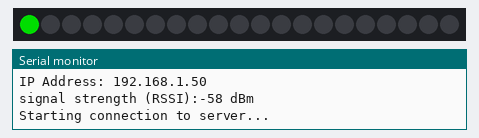
This sketch was run on a simulated Arduino MKR. Parts: 21 RGB LEDs in strip order, left to right, the last lines printed to the serial monitor. Dim RGB values are drawn brighter than linear; WiFi joins after 1.5 s; servers stay silent unless stated.

Above: at 11.6 s.
At 14.1 s:
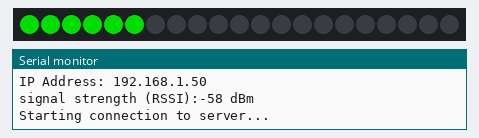
At 16.6 s:
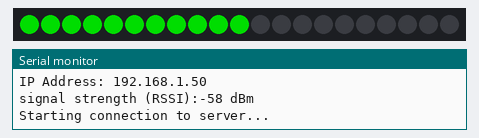
At 19.1 s:
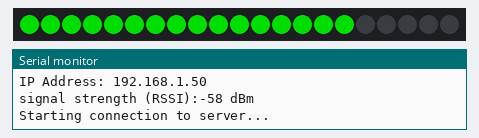
At 21.6 s:
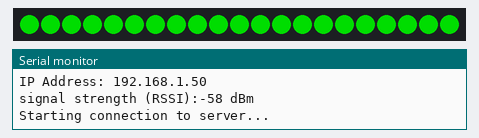
At 39.1 s:
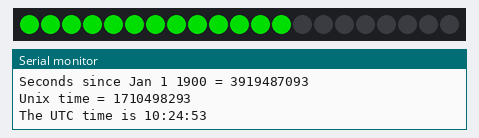

Measured:
- what the display in image 4 shows lasts 11.5 s, from 21.5 s to 33.0 s

The sketch:

ntpclient.ino
```cpp
/*

 Udp NTP Client

 Get the time from a Network Time Protocol (NTP) time server

 Demonstrates use of UDP sendPacket and ReceivePacket

 For more on NTP time servers and the messages needed to communicate with them,

 see http://en.wikipedia.org/wiki/Network_Time_Protocol

 created 4 Sep 2010

 by Michael Margolis

 modified 9 Apr 2012

 by Tom Igoe

 This code is in the public domain.

 */

 #include <Adafruit_NeoPixel.h>
#ifdef __AVR__
 #include <avr/power.h> // Required for 16 MHz Adafruit Trinket
#endif

#include <SPI.h>
#include <WiFiNINA.h>
#include <WiFiUdp.h>

int status = WL_IDLE_STATUS;
#include "arduino_secrets.h"
///////please enter your sensitive data in the Secret tab/arduino_secrets.h
char ssid[] = "RainaIsolatedSSID";        // your network SSID (name)
char pass[] = "nevermindthebuzzcocks22";    // your network password (use for WPA, or use as key for WEP)
int keyIndex = 0;            // your network key Index number (needed only for WEP)
#define PIN        6 // On Trinket or Gemma, suggest changing this to 1


#define NUMPIXELS 21 // Popular NeoPixel ring size

Adafruit_NeoPixel pixels(NUMPIXELS, PIN, NEO_GRB + NEO_KHZ800);
unsigned int localPort = 2390;      // local port to listen for UDP packets
#define DELAYVAL 500
IPAddress timeServer(129, 6, 15, 28); // time.nist.gov NTP server

const int NTP_PACKET_SIZE = 48; // NTP time stamp is in the first 48 bytes of the message

byte packetBuffer[ NTP_PACKET_SIZE]; //buffer to hold incoming and outgoing packets

// A UDP instance to let us send and receive packets over UDP

WiFiUDP Udp;

void setup() {

  // Open serial communications and wait for port to open:

  Serial.begin(9600);

  while (!Serial) {

    ; // wait for serial port to connect. Needed for native USB port only

  }

  // check for the WiFi module:

  if (WiFi.status() == WL_NO_MODULE) {

    Serial.println("Communication with WiFi module failed!");

    // don't continue

    while (true);

  }
#if defined(__AVR_ATtiny85__) && (F_CPU == 16000000)
  clock_prescale_set(clock_div_1);
#endif
  // END of Trinket-specific code.

  pixels.begin();
  String fv = WiFi.firmwareVersion();

  if (fv < WIFI_FIRMWARE_LATEST_VERSION) {

    Serial.println("Please upgrade the firmware");

  }

  // attempt to connect to Wifi network:

  while (status != WL_CONNECTED) {

    Serial.print("Attempting to connect to SSID: ");

    Serial.println(ssid);

    // Connect to WPA/WPA2 network. Change this line if using open or WEP network:

    status = WiFi.begin(ssid, pass);

    // wait 10 seconds for connection:

    delay(10000);

  }

  Serial.println("Connected to wifi");

  printWifiStatus();

  Serial.println("\nStarting connection to server...");

  Udp.begin(localPort);
}

void loop() {

  sendNTPpacket(timeServer); // send an NTP packet to a time server
pixels.clear(); // Set all pixel colors to 'off'

  // The first NeoPixel in a strand is #0, second is 1, all the way up
  // to the count of pixels minus one.
  for(int i=0; i<NUMPIXELS; i++) { // For each pixel...

    // pixels.Color() takes RGB values, from 0,0,0 up to 255,255,255
    // Here we're using a moderately bright green color:
    pixels.setPixelColor(i, pixels.Color(0, 150, 0));

    pixels.show();   // Send the updated pixel colors to the hardware.

    delay(DELAYVAL); // Pause before next pass through loop
  }
  // wait to see if a reply is available

  delay(1000);

  if (Udp.parsePacket()) {

    Serial.println("packet received");

    // We've received a packet, read the data from it

    Udp.read(packetBuffer, NTP_PACKET_SIZE); // read the packet into the buffer

    //the timestamp starts at byte 40 of the received packet and is four bytes,

    // or two words, long. First, esxtract the two words:

    unsigned long highWord = word(packetBuffer[40], packetBuffer[41]);

    unsigned long lowWord = word(packetBuffer[42], packetBuffer[43]);

    // combine the four bytes (two words) into a long integer

    // this is NTP time (seconds since Jan 1 1900):

    unsigned long secsSince1900 = highWord << 16 | lowWord;

    Serial.print("Seconds since Jan 1 1900 = ");

    Serial.println(secsSince1900);

    // now convert NTP time into everyday time:

    Serial.print("Unix time = ");

    // Unix time starts on Jan 1 1970. In seconds, that's 2208988800:

    const unsigned long seventyYears = 2208988800UL;

    // subtract seventy years:

    unsigned long epoch = secsSince1900 - seventyYears;

    // print Unix time:

    Serial.println(epoch);

    // print the hour, minute and second:

    Serial.print("The UTC time is ");       // UTC is the time at Greenwich Meridian (GMT)

    Serial.print((epoch  % 86400L) / 3600); // print the hour (86400 equals secs per day)

    Serial.print(':');

    if (((epoch % 3600) / 60) < 10) {

      // In the first 10 minutes of each hour, we'll want a leading '0'

      Serial.print('0');

    }

    Serial.print((epoch  % 3600) / 60); // print the minute (3600 equals secs per minute)

    Serial.print(':');

    if ((epoch % 60) < 10) {

      // In the first 10 seconds of each minute, we'll want a leading '0'

      Serial.print('0');

    }

    Serial.println(epoch % 60); // print the second

  }

  // wait ten seconds before asking for the time again

  delay(10000);
}

// send an NTP request to the time server at the given address
unsigned long sendNTPpacket(IPAddress& address) {

  //Serial.println("1");

  // set all bytes in the buffer to 0

  memset(packetBuffer, 0, NTP_PACKET_SIZE);

  // Initialize values needed to form NTP request

  // (see URL above for details on the packets)

  //Serial.println("2");

  packetBuffer[0] = 0b11100011;   // LI, Version, Mode

  packetBuffer[1] = 0;     // Stratum, or type of clock

  packetBuffer[2] = 6;     // Polling Interval

  packetBuffer[3] = 0xEC;  // Peer Clock Precision

  // 8 bytes of zero for Root Delay & Root Dispersion

  packetBuffer[12]  = 49;

  packetBuffer[13]  = 0x4E;

  packetBuffer[14]  = 49;

  packetBuffer[15]  = 52;

  //Serial.println("3");

  // all NTP fields have been given values, now

  // you can send a packet requesting a timestamp:

  Udp.beginPacket(address, 123); //NTP requests are to port 123

  //Serial.println("4");

  Udp.write(packetBuffer, NTP_PACKET_SIZE);

  //Serial.println("5");

  Udp.endPacket();

  //Serial.println("6");
}

void printWifiStatus() {

  // print the SSID of the network you're attached to:

  Serial.print("SSID: ");

  Serial.println(WiFi.SSID());

  // print your board's IP address:

  IPAddress ip = WiFi.localIP();

  Serial.print("IP Address: ");

  Serial.println(ip);

  // print the received signal strength:

  long rssi = WiFi.RSSI();

  Serial.print("signal strength (RSSI):");

  Serial.print(rssi);

  Serial.println(" dBm");
}
```

arduino_secrets.h
```cpp
#define SECRET_PINNUMBER     ""
#define SECRET_GPRS_APN      "GPRS_APN" // replace your GPRS APN
#define SECRET_GPRS_LOGIN    "login"    // replace with your GPRS login
#define SECRET_GPRS_PASSWORD "password" // replace with your GPRS password
```
